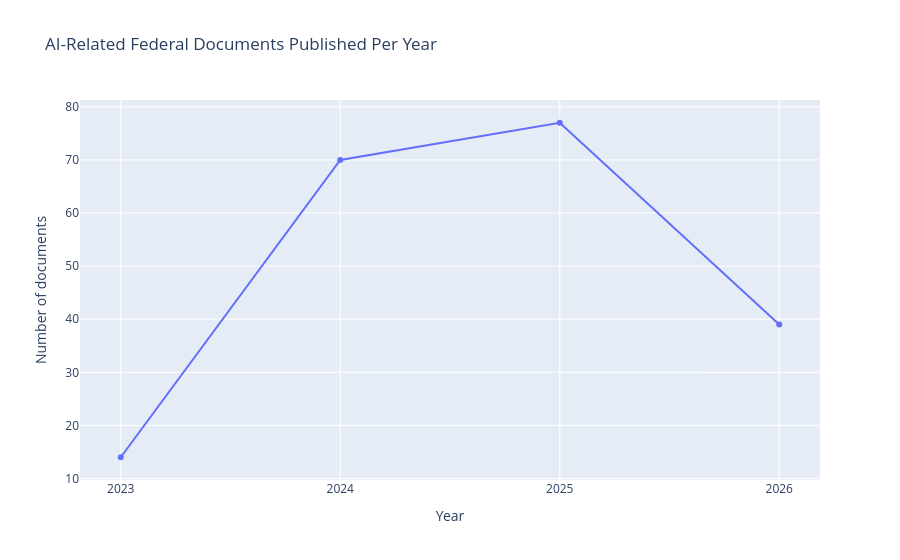

Notebook source saved alongside this figure:
### Markdown cell above
Notices dominate (162 of 200 records, ~81%), the else are Presidential Document (20), binding Rules are rare (6) and Proposed Rules are modest (12). The majority is Notice shows that government in the past years are mainly talking about AI. The rules with force is really rare, while the proposed rules are more than that, showing the regulations in AI is a growing field. HCD teams should treat most activity as signaling, but not immediate compliance mandates.

### Code cell
# Chart 3 — Documents published per year (line chart, integer years on x-axis)
years = df["publication_date"].dt.year.dropna().astype(int)
per_year = years.value_counts().sort_index()

fig3 = go.Figure(
    data=go.Scatter(
        x=per_year.index.astype(int),
        y=per_year.values,
        mode="lines+markers",
    )
)
fig3.update_layout(
    title="AI-Related Federal Documents Published Per Year",
    xaxis_title="Year",
    yaxis_title="Number of documents",
)
# Force integer year ticks (avoids Plotly default float x-axis labels like 2023.5)
fig3.update_xaxes(tickmode="linear", tick0=int(per_year.index.min()), dtick=1)
fig3.write_image(str(BASE_DIR / "chart3_timeline.png"), scale=2)
fig3.show()
print("Saved", BASE_DIR / "chart3_timeline.png")

### Figure 1 — Plotly figure (JSON) as saved in the notebook; plotly's stock layout.template omitted (floating-point values rounded to 4 significant figures)
{"data": [{"mode": "lines+markers", "type": "scatter", "x": [2023, 2024, 2025, 2026], "y": [14, 70, 77, 39]}], "layout": {"title": {"text": "AI-Related Federal Documents Published Per Year"}, "xaxis": {"dtick": 1, "tick0": 2023, "tickmode": "linear", "title": {"text": "Year"}}, "yaxis": {"title": {"text": "Number of documents"}}}}
